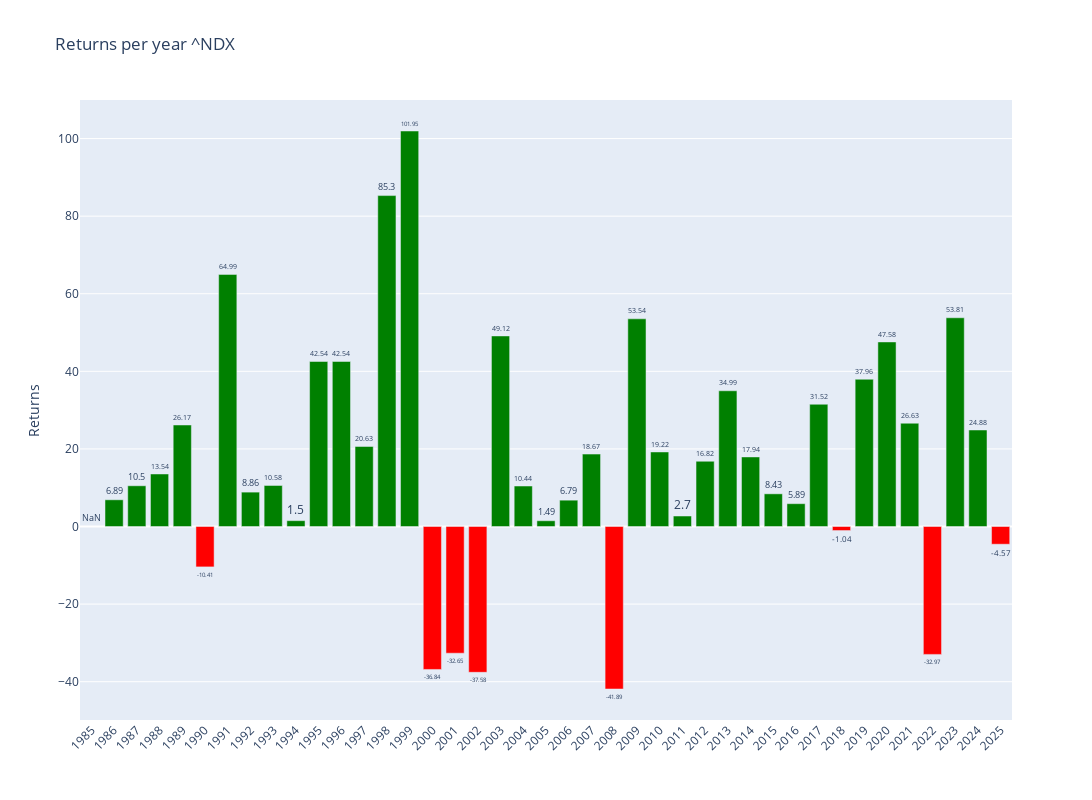

Notebook code for this chart:
### Code cell
# Plotly
fig = make_subplots()

# Add colors
colors = ['green' if x >= 0 else 'red' for x in annual_data['Return']]

# Graph (1,1)
fig.add_trace(go.Bar(y=annual_data['Return'],x=annual_data['Return'].index,text=round(annual_data['Return'],2),textposition='outside',marker_color=colors,hoverinfo='skip'),row=1,col=1)

# Update xaxis properties
fig.update_yaxes(title_text="Returns", row=1, col=1)

fig.update_layout(xaxis=dict(tickvals=annual_data.index,tickangle=-45),height=800, width=1300,title=f"Returns per year {ticker}")

fig.show()

### Figure 1 — Plotly figure (JSON) as saved in the notebook; plotly's stock layout.template omitted (floating-point values rounded to 4 significant figures)
{"data": [{"hoverinfo": "skip", "marker": {"color": ["red", "green", "green", "green", "green", "red", "green", "green", "green", "green", "green", "green", "green", "green", "green", "red", "red", "red", "green", "green", "green", "green", "green", "red", "green", "green", "green", "green", "green", "green", "green", "green", "green", "red", "green", "green", "green", "red", "green", "green", "red"]}, "text": [NaN, 6.89, 10.5, 13.54, 26.17, -10.41, 64.99, 8.86, 10.58, 1.5, 42.54, 42.54, 20.63, 85.3, 102.0, -36.84, -32.65, -37.58, 49.12, 10.44, 1.49, 6.79, 18.67, -41.89, 53.54, 19.22, 2.7, 16.82, 34.99, 17.94, 8.43, 5.89, 31.52, -1.04, 37.96, 47.58, 26.63, -32.97, 53.81, 24.88, -4.57], "textposition": "outside", "type": "bar", "x": [1985, 1986, 1987, 1988, 1989, 1990, 1991, 1992, 1993, 1994, 1995, 1996, 1997, 1998, 1999, 2000, 2001, 2002, 2003, 2004, 2005, 2006, 2007, 2008, 2009, 2010, 2011, 2012, 2013, 2014, 2015, 2016, 2017, 2018, 2019, 2020, 2021, 2022, 2023, 2024, 2025], "xaxis": "x", "y": [NaN, 6.886, 10.5, 13.54, 26.17, -10.41, 64.99, 8.865, 10.58, 1.504, 42.54, 42.54, 20.63, 85.3, 102.0, -36.84, -32.65, -37.58, 49.12, 10.44, 1.485, 6.789, 18.67, -41.89, 53.54, 19.22, 2.704, 16.82, 34.99, 17.94, 8.427, 5.886, 31.52, -1.039, 37.96, 47.58, 26.63, -32.97, 53.81, 24.88, -4.567], "yaxis": "y"}], "layout": {"height": 800, "title": {"text": "Returns per year ^NDX"}, "width": 1300, "xaxis": {"anchor": "y", "domain": [0, 1], "tickangle": -45, "tickvals": [1985, 1986, 1987, 1988, 1989, 1990, 1991, 1992, 1993, 1994, 1995, 1996, 1997, 1998, 1999, 2000, 2001, 2002, 2003, 2004, 2005, 2006, 2007, 2008, 2009, 2010, 2011, 2012, 2013, 2014, 2015, 2016, 2017, 2018, 2019, 2020, 2021, 2022, 2023, 2024, 2025]}, "yaxis": {"anchor": "x", "domain": [0, 1], "title": {"text": "Returns"}}}}
